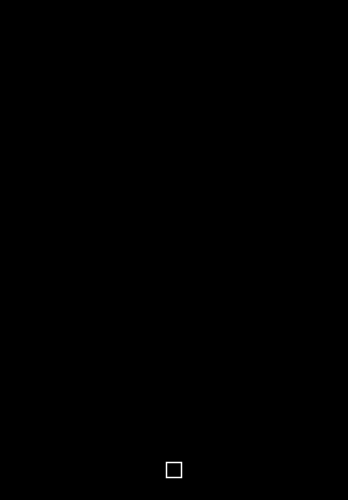
Frame 1 (no input)
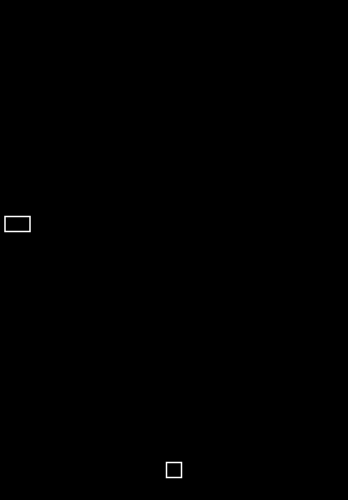
Frame 60 (no input)
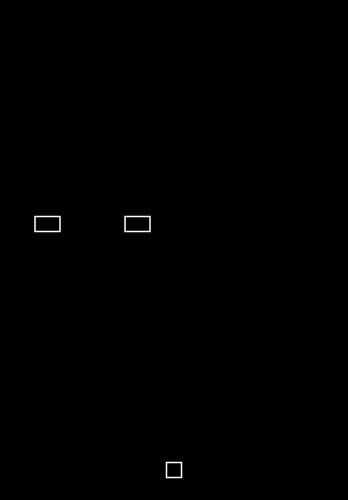
Frame 120 (the mouse pressed at the canvas centre since frame 60)

The p5.js sketch that drew these frames (run headless with seeded random() and noise() and a simulated clock; from frame 60 on, the mouse is pressed at the canvas centre):

// p5.js sketch
// ── sketch.js
let cars = []
let frames = 45
let rate = 45
let frog
let forward
let backward
let right
let left

function setup() {

  createCanvas(348, 500)
  frog = new player()
}

function draw() {
  background(0)

  if (frameCount == frames) {
    cars.push(new car())
    frames += rate
  }

  frog.draw()

  for (let i = cars.length; i > 0 ; i--) {
        cars[i - 1].draw()
        cars[i - 1].update()
  }

}

function keyTyped() {
  frog.move()
}

// ── car.js
function car(){
  this.vel = 2
  this.sizex = 25
  this.sizey = 15
  this.random = Math.random()

  this.posy = function () {
    if (this.random < 0.33) {
      return (width/2) + (this.sizex)
    } else if (this.random < 0.66) {
      return (width/2)
    } else {
      return (width/2) + (this.sizex * 2)
    }
  }

  this.pos = createVector(this.sizex/2 - this.sizex, this.posy())

  this.draw = function() {
    rect(this.pos.x, this.pos.y, this.sizex, this.sizey)
  }

  this.remove = function () {
    for (var i = 0; i < cars.length; i++) {
      if (cars[i].pos == this.pos && this.pos.x > width) {
        cars.splice(i, 1)
      }
    }
  }

  this.update = function() {
      this.remove()
      this.pos.x += this.vel
  }
}

// ── player.js
function player() {
  this.sizex = 15
  this.sizey = 15
  this.pos = createVector(width/2, height - this.sizey - 15)
  this.vel = 20

  this.forward  = createVector(0, -this.vel)
  this.backward = createVector(0, this.vel)
  this.right = createVector(this.vel, 0)
  this.left = createVector(-this.vel, 0)


  this.draw = function() {
    noFill()
    stroke(255)
    strokeWeight(1.5)
    rectMode(CENTER)
    rect(this.pos.x, this.pos.y, this.sizex, this.sizey)
    this.collision()
  }

  this.move = function() {
    if (key === 'w') {
      this.pos.add(this.forward)
    }
    if (key === 'a') {
      this.pos.add(this.left)
    }
    if (key === 's') {
      this.pos.add(this.backward)
    }
    if (key === 'd') {
      this.pos.add(this.right)
    }
  }

  this.collision = function () {
    for (let i = 0; i < cars.length; i++) {
    if (dist(cars[i].pos.x, cars[i].pos.y, this.pos.x, this.pos.y) < 16){
      noLoop()
    }
    }
  }

}
